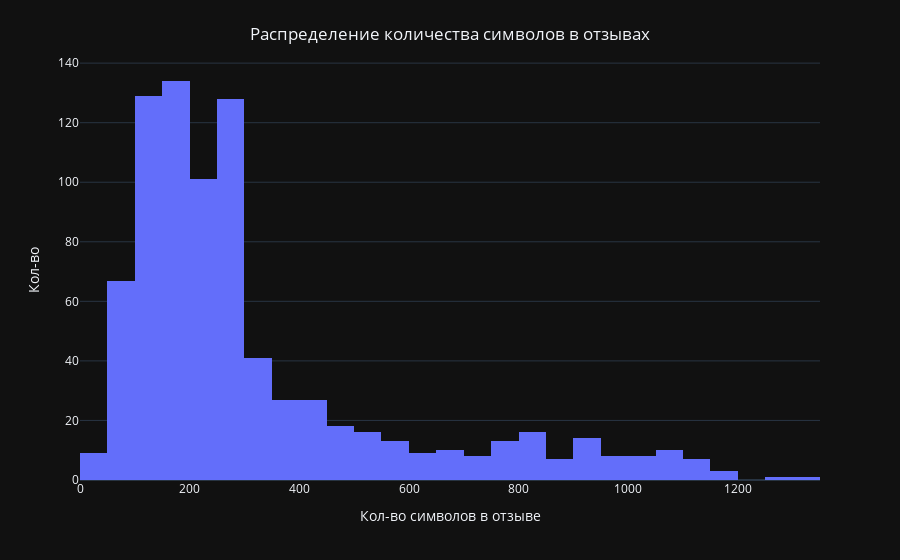

The cell this chart's notebook holds for it:
### Markdown cell above
Аналогично пострим гистограммy для визуализации распределения количества символов.

### Code cell
build_hist(df[df['char_count'] < 10000]['word_count'], 'Распределение количества символов в отзывах', 'Кол-во', 'Кол-во символов в отзыве')

### Figure 1 — Plotly figure (JSON) as saved in the notebook; plotly's stock layout.template omitted (floating-point values rounded to 4 significant figures; data arrays with more than 128 entries replaced by an {"elided": "..."} marker saying what was removed)
{"data": [{"alignmentgroup": "True", "bingroup": "x", "hovertemplate": "variable=word_count<br>value=%{x}<br>count=%{y}<extra></extra>", "legendgroup": "word_count", "marker": {"color": "#636efa", "pattern": {"shape": ""}}, "name": "word_count", "offsetgroup": "word_count", "orientation": "v", "showlegend": true, "type": "histogram", "x": {"elided": "825 int values"}, "xaxis": "x", "yaxis": "y"}], "layout": {"autosize": true, "barmode": "relative", "legend": {"title": {"text": "variable"}, "tracegroupgap": 0}, "margin": {"t": 60}, "showlegend": false, "title": {"text": "Распределение количества символов в отзывах", "x": 0.5, "y": 0.95}, "xaxis": {"anchor": "y", "autorange": true, "domain": [0, 1], "range": [-0.5, 1350.0], "title": {"text": "Кол-во символов в отзыве"}, "type": "linear"}, "yaxis": {"anchor": "x", "autorange": true, "domain": [0, 1], "range": [0, 141.1], "title": {"text": "Кол-во"}}}}
